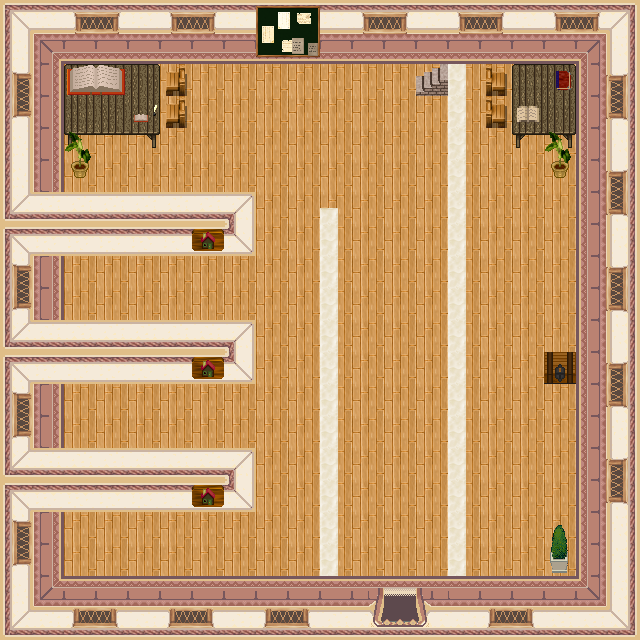

The image is a tile-based game level rendered from a .tmx file. Its description and source (layers, tilesets, objects; grid data summarised) follow:
An orthogonal 20x20 tile map with 32x32 px tiles, 4 tile layers (0_floor, 1_terrain, 2_object, 3_roof), 3 hidden layers not drawn, 20 tilesets.

<map version="1.10" tiledversion="1.10.1" orientation="orthogonal" renderorder="right-down" width="20" height="20" tilewidth="32" tileheight="32" infinite="0" nextlayerid="8" nextobjectid="1">
 <tileset firstgid="1" name="int_wall_pale" tilewidth="32" tileheight="32" tilecount="16" columns="2">
  <image source="../../tileset/building/wall/int_wall_pale.png" trans="ff00ff" width="64" height="256" />
 </tileset>
 <tileset firstgid="17" name="int_wall_purple" tilewidth="32" tileheight="32" tilecount="20" columns="2">
  <image source="../../tileset/building/wall/int_wall_purple.png" trans="ff00ff" width="64" height="320" />
 </tileset>
 <tileset firstgid="37" name="pale_red_ns" tilewidth="32" tileheight="32" tilecount="36" columns="9">
  <image source="../../tileset/building/entrance/pale_red_ns.png" trans="ff00ff" width="288" height="128" />
 </tileset>
 <tileset firstgid="73" name="chest" tilewidth="32" tileheight="32" tilecount="2" columns="1">
  <image source="../../tileset/item/chest/small.png" trans="ff00ff" width="32" height="64" />
 </tileset>
 <tileset firstgid="75" name="logic/collision" tilewidth="32" tileheight="32" tilecount="1" columns="1">
  <image source="../../tileset/logic/collision.png" width="32" height="32" />
 </tileset>
 <tileset firstgid="76" name="logic/protection" tilewidth="32" tileheight="32" tilecount="2" columns="2">
  <image source="../../tileset/logic/protection.png" width="64" height="32" />
 </tileset>
 <tileset firstgid="78" name="stone_desk" tilewidth="32" tileheight="32" tilecount="16" columns="4">
  <image source="../../tileset/furniture/table/stone_desk.png" trans="ff00ff" width="128" height="128" />
 </tileset>
 <tileset firstgid="94" name="vendors_table" tilewidth="32" tileheight="32" tilecount="35" columns="7">
  <image source="../../tileset/furniture/table/vendors_table.png" trans="ff00ff" width="224" height="160" />
 </tileset>
 <tileset firstgid="129" name="floors_3" tilewidth="32" tileheight="32" tilecount="12" columns="6">
  <image source="../../tileset/ground/indoor/floors_3.png" trans="ff00ff" width="192" height="64" />
 </tileset>
 <tileset firstgid="141" name="wooden" tilewidth="32" tileheight="32" tilecount="5" columns="5">
  <image source="../../tileset/furniture/chair/wooden.png" trans="ff00ff" width="160" height="32" />
 </tileset>
 <tileset firstgid="146" name="int_windows_purple" tilewidth="32" tileheight="32" tilecount="16" columns="4">
  <image source="../../tileset/building/window/int_windows_purple.png" trans="ff00ff" width="128" height="128" />
 </tileset>
 <tileset firstgid="162" name="pot_plant_1" tilewidth="32" tileheight="32" tilecount="12" columns="6">
  <image source="../../tileset/plant/indoor/pot_plant_1.png" trans="ff00ff" width="192" height="64" />
 </tileset>
 <tileset firstgid="174" name="potted_plants1" tilewidth="32" tileheight="32" tilecount="6" columns="3">
  <image source="../../tileset/plant/indoor/potted_plants1.png" trans="ff00ff" width="96" height="64" />
 </tileset>
 <tileset firstgid="180" name="book" tilewidth="32" tileheight="32" tilecount="4" columns="2">
  <image source="../../tileset/item/documents/book.png" trans="ff00ff" width="64" height="64" />
 </tileset>
 <tileset firstgid="184" name="books" tilewidth="32" tileheight="32" tilecount="4" columns="2">
  <image source="../../tileset/item/documents/books.png" trans="ff00ff" width="64" height="64" />
 </tileset>
 <tileset firstgid="188" name="note_board" tilewidth="32" tileheight="32" tilecount="8" columns="2">
  <image source="../../tileset/item/documents/note_board.png" trans="ff00ff" width="64" height="128" />
 </tileset>
 <tileset firstgid="196" name="notes2" tilewidth="32" tileheight="32" tilecount="4" columns="2">
  <image source="../../tileset/item/documents/notes2.png" trans="ff00ff" width="64" height="64" />
 </tileset>
 <tileset firstgid="200" name="chests_banner" tilewidth="32" tileheight="32" tilecount="8" columns="1">
  <image source="../../tileset/building/decoration/chests_banner.png" width="32" height="256" />
 </tileset>
 <tileset firstgid="208" name="stairs" tilewidth="32" tileheight="32" tilecount="12" columns="2">
  <image source="../../tileset/building/stairs/stairs.png" width="64" height="192" />
 </tileset>
 <tileset firstgid="220" name="logic/portal" tilewidth="32" tileheight="32" tilecount="24" columns="8">
  <image source="../../tileset/logic/portal.png" width="256" height="96" />
 </tileset>
 <layer id="1" name="0_floor" width="20" height="20">
  <data>[400 cells, 400 non-empty, 37 distinct tile ids]</data>
 </layer>
 <layer id="2" name="1_terrain" width="20" height="20">
  <data>[400 cells, 51 non-empty, 23 distinct tile ids]</data>
 </layer>
 <layer id="3" name="2_object" width="20" height="20">
  <data>[400 cells, 18 non-empty, 8 distinct tile ids]</data>
 </layer>
 <layer id="4" name="3_roof" width="20" height="20">
  <data>[400 cells, 3 non-empty, 2 distinct tile ids]</data>
 </layer>
 <layer id="5" name="objects" width="20" height="20" visible="0">
  <data>[400 cells, 2 non-empty, 1 distinct tile ids]</data>
 </layer>
 <layer id="6" name="collision" width="20" height="20" visible="0" opacity="0.22">
  <data>[400 cells, 226 non-empty, 1 distinct tile ids]</data>
 </layer>
 <layer id="7" name="protection" width="20" height="20" visible="0" opacity="0.2">
  <data>[400 cells, 400 non-empty, 1 distinct tile ids]</data>
 </layer>
</map>
